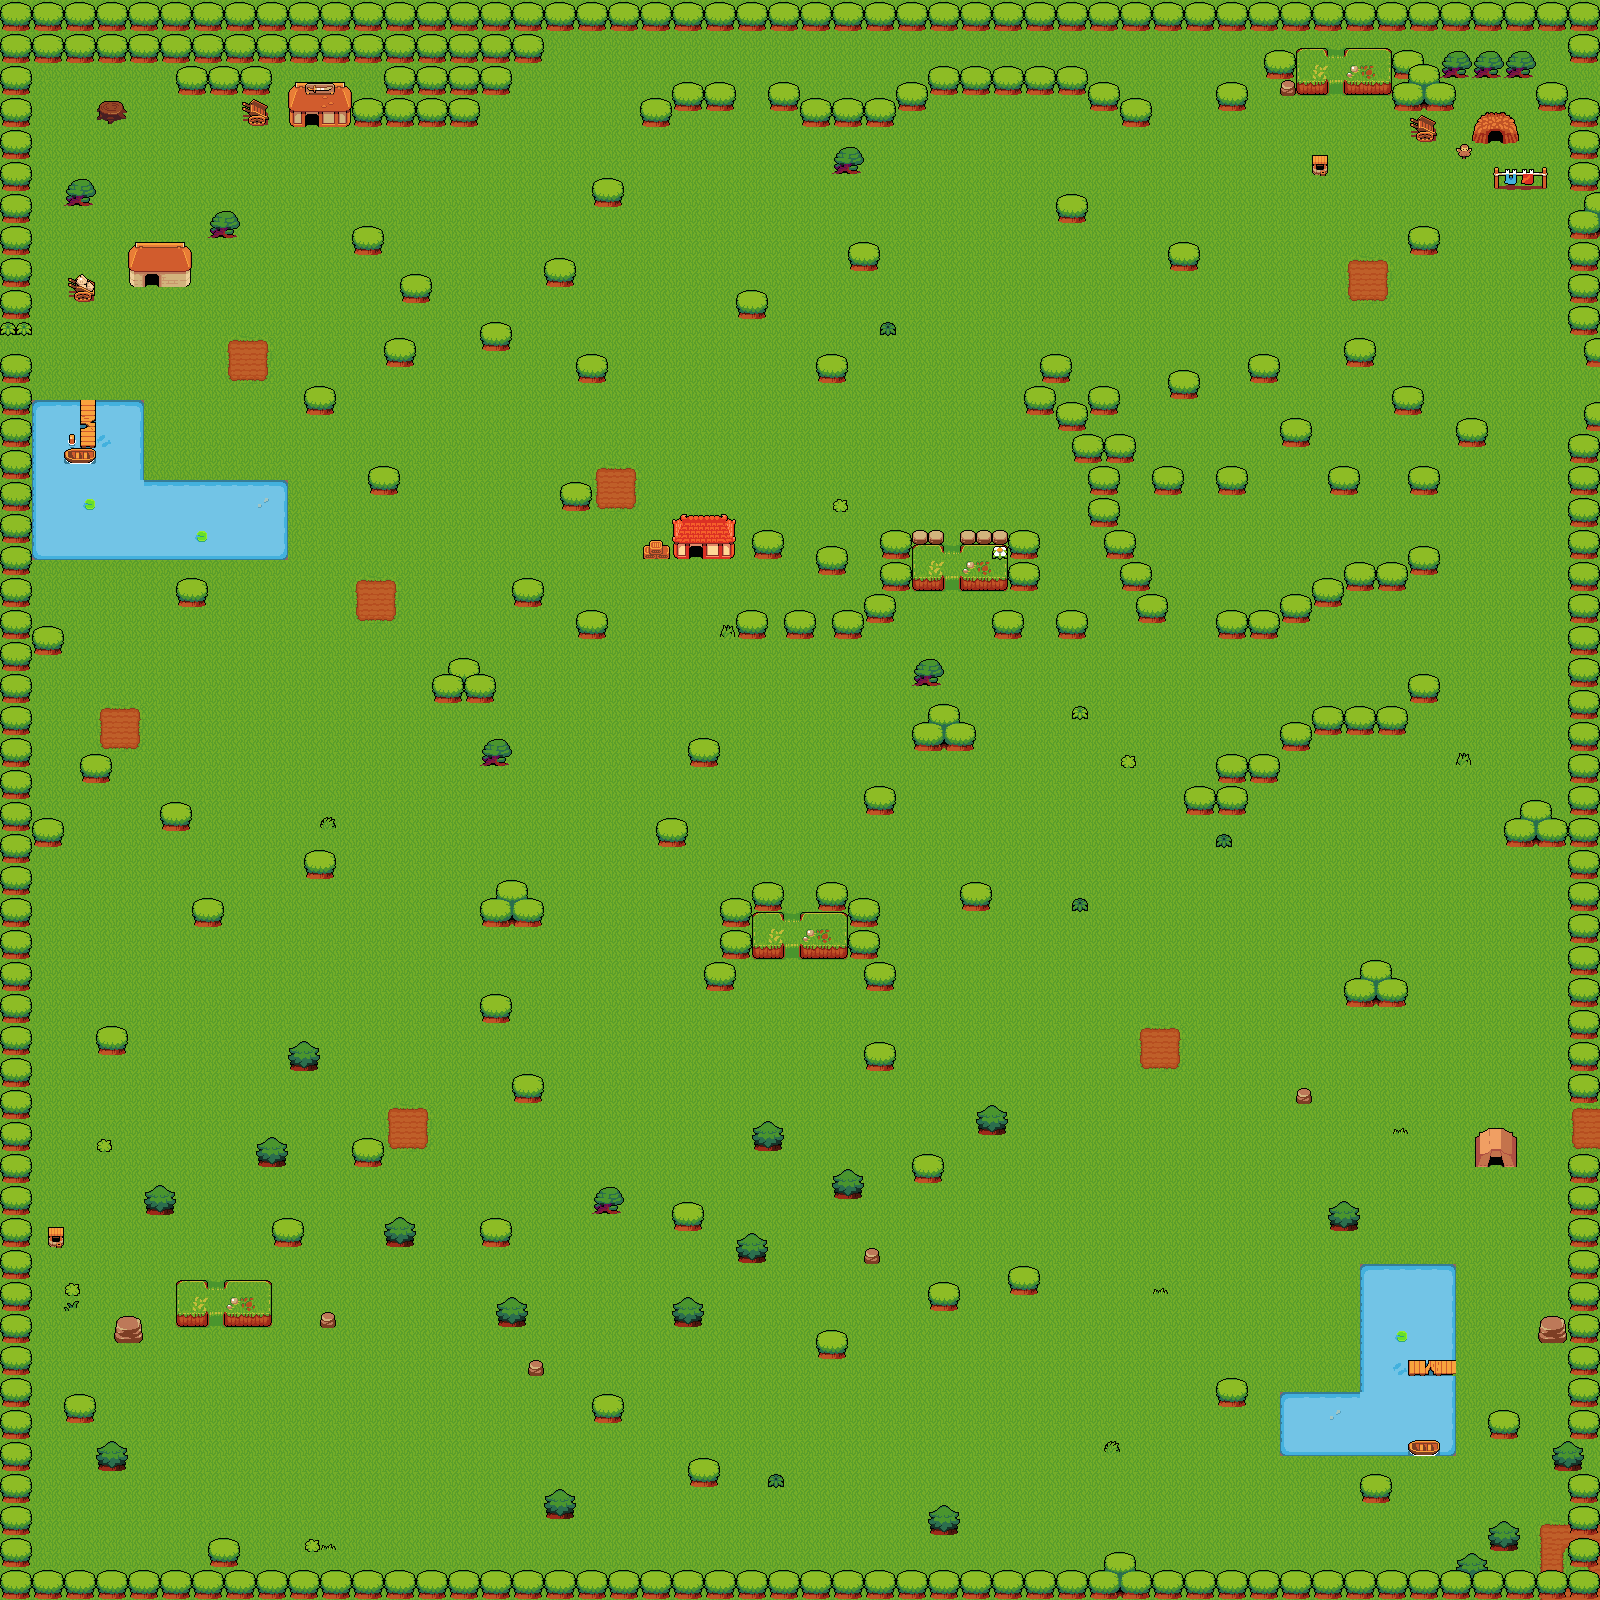

A 2D game scene composited from a Tiled map and its tileset images. What follows is a short description and the map's XML, with each tile layer's data collapsed to a summary:
An orthogonal 100x100 tile map with 16x16 px tiles, 4 tile layers (tiles, details, above, details-2), 2 hidden layers not drawn and 14 objects (2x 1, 0, 2x 5, 7, 2x 1, 22, fisher_two, 6, 7, ...).

<map version="1.0" orientation="orthogonal" renderorder="right-down" width="100" height="100" tilewidth="16" tileheight="16" nextobjectid="26">
 <tileset firstgid="1" name="tileset" tilewidth="16" tileheight="16" tilecount="1120" columns="28">
  <image source="tileset.png" width="448" height="640" />
 </tileset>
 <layer name="tiles" width="100" height="100">
  <data>[10000 cells, 10000 non-empty, 14 distinct tile ids]</data>
 </layer>
 <layer name="details" width="100" height="100">
  <data>[10000 cells, 1703 non-empty, 116 distinct tile ids]</data>
 </layer>
 <layer name="above" width="100" height="100">
  <data>[10000 cells, 226 non-empty, 46 distinct tile ids]</data>
 </layer>
 <layer name="details-2" width="100" height="100">
  <data>[10000 cells, 14 non-empty, 8 distinct tile ids]</data>
 </layer>
 <layer name="Collision-Layer" width="100" height="100" visible="0" opacity="0.5">
  <data>[10000 cells, 1837 non-empty, 4 distinct tile ids]</data>
 </layer>
 <objectgroup name="Entity-Layer">
  <object id="17" name="farmer" type="1, 0" x="896" y="688" width="16" height="16" />
  <object id="19" name="fisher" type="1, 0" x="1408" y="1360" width="16" height="16" />
  <object id="21" name="fisher_two" x="80" y="432" width="16" height="16" />
 </objectgroup>
 <objectgroup name="Teleport-Layer">
  <object id="1" name="shack" type="5, 7" x="1488" y="128" width="16" height="16" />
  <object id="2" name="black_smith_west_forest" type="5, 7" x="304" y="112" width="16" height="16" />
  <object id="3" name="farmer_west_forest" type="6, 7" x="144" y="272" width="16" height="16" />
  <object id="6" name="level01" type="1, 22" x="1584" y="368" width="16" height="16" />
  <object id="7" name="level01" type="1, 22" x="1584" y="384" width="16" height="16" />
  <object id="9" name="west_forest_tent" type="9, 10" x="1488" y="1152" width="16" height="16" />
  <object id="10" name="center_house_west_forest" type="6, 10" x="688" y="544" width="16" height="16" />
  <object id="11" name="west_forest_west_entrance" type="24,11" x="0" y="336" width="16" height="16" />
  <object id="23" name="hidden_lake" type="0,7" x="1584" y="1104" width="16" height="16" />
  <object id="24" name="hidden_lake" type="0,8" x="1584" y="1120" width="16" height="16" />
  <object id="25" name="hidden_lake" type="0,9" x="1584" y="1136" width="16" height="16" />
 </objectgroup>
 <layer name="Water-Layer" width="100" height="100" visible="0" opacity="0.5">
  <data>[10000 cells, 142 non-empty, 1 distinct tile ids]</data>
 </layer>
</map>
